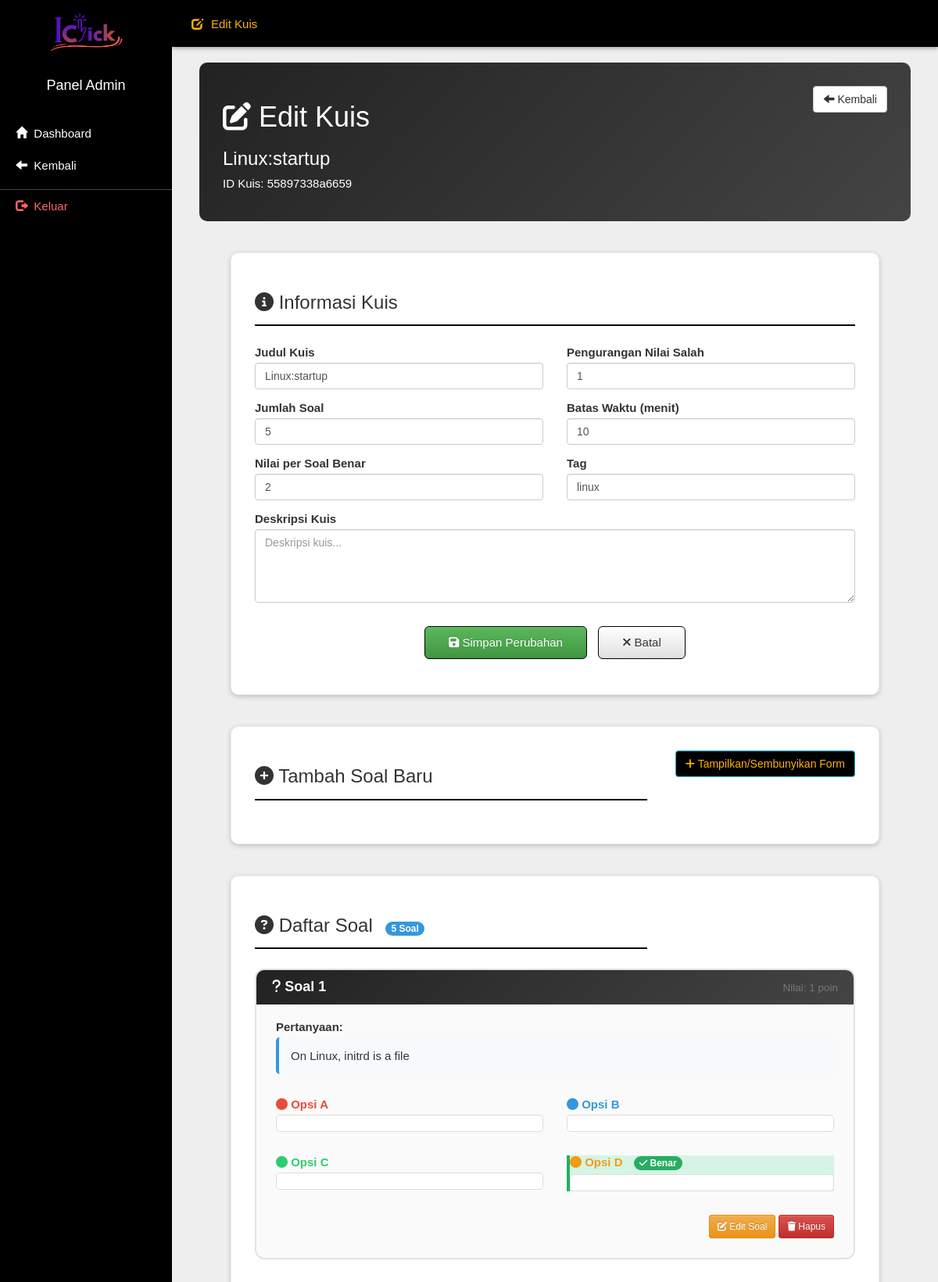
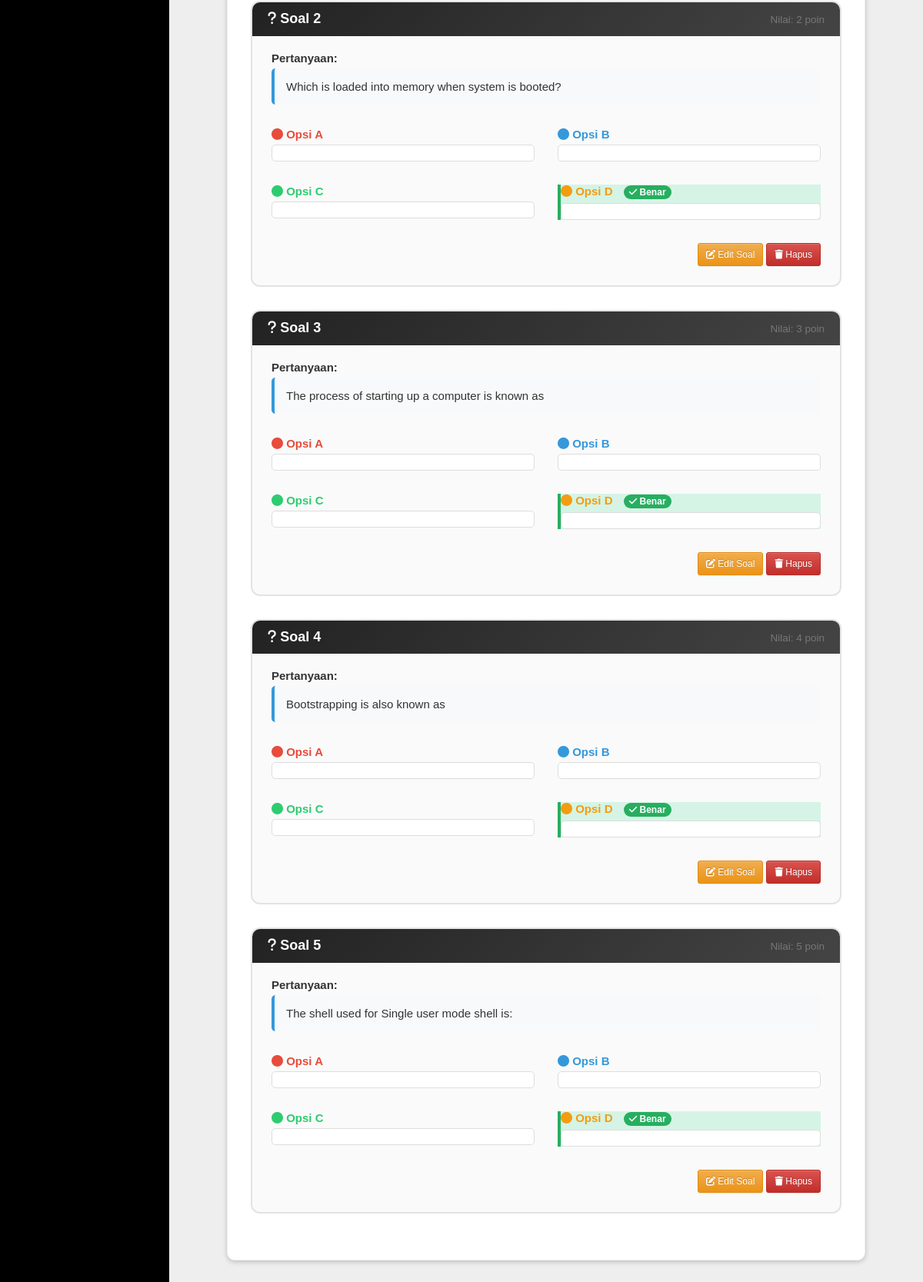
Screenshot of /edit_quiz.php?eid=55897338a6659 (signed in) with the database file from the repository (2 pictures, top to bottom).
### tables this page shows
CREATE TABLE IF NOT EXISTS `quiz` (
  `eid` text NOT NULL,
  `title` varchar(100) NOT NULL,
  `sahi` int NOT NULL,
  `wrong` int NOT NULL,
  `total` int NOT NULL,
  `time` bigint NOT NULL,
  `intro` text NOT NULL,
  `tag` varchar(100) NOT NULL,
  `pembuat_role` enum('admin','guru') NOT NULL DEFAULT 'admin',
  `id_guru` int DEFAULT NULL COMMENT '''NULL jika dibuat admin, berisi id_guru jika dibuat guru''',
  `date` timestamp NOT NULL DEFAULT CURRENT_TIMESTAMP ON UPDATE CURRENT_TIMESTAMP,
  KEY `FK_quiz_guru` (`id_guru`),
  CONSTRAINT `FK_quiz_guru` FOREIGN KEY (`id_guru`) REFERENCES `guru` (`id_guru`)
);

CREATE TABLE IF NOT EXISTS `questions` (
  `qid` text NOT NULL,
  `eid` text NOT NULL,
  `qns` text NOT NULL,
  `optionA` varchar(500) NOT NULL,
  `optionB` varchar(500) NOT NULL,
  `optionC` varchar(500) NOT NULL,
  `optionD` varchar(500) NOT NULL,
  `answer` enum('a','b','c','d') NOT NULL,
  `sn` int NOT NULL
);

### edit_quiz.php (the view, shortened to what this page needs)
<?php
include_once 'dbConnection.php';
$eid = isset($_GET['eid']) ? mysqli_real_escape_string($con, $_GET['eid']) : '';
$quiz_query = mysqli_query($con, "SELECT * FROM quiz WHERE eid='$eid'");
$quiz = mysqli_fetch_array($quiz_query);
$questions_query = mysqli_query($con, "SELECT * FROM questions WHERE eid='$eid' ORDER BY qid");
$total_questions = mysqli_num_rows($questions_query);
?>
<!DOCTYPE html>
<html lang="id">
<head>
    <link rel="stylesheet" href="https://cdnjs.cloudflare.com/ajax/libs/font-awesome/6.5.0/css/all.min.css">
    <link rel="stylesheet" href="css/bootstrap.min.css"/>
    <link rel="stylesheet" href="css/bootstrap-theme.min.css"/>
    <link rel="stylesheet" href="css/main.css">
    <link rel="stylesheet" href="css/font.css">
</head>
<body style="background:#eee;">
<header style="
    position: fixed;
    top: 0;
    left: 220px;
    width: calc(100% - 220px);
    height: 60px;
    background-color: black;
    color: white;
    display: flex;
    align-items: center;
    justify-content: space-between;
    padding: 0 25px;
    box-shadow: 0 2px 5px rgba(0,0,0,0.3);
    z-index: 999;
">
    <div style="display: flex; align-items: center; gap: 10px;">
        <span style="color:#ffb300" class="glyphicon glyphicon-edit"></span>
        <span style="color:#ffb300">Edit Kuis</span>
    </div>
</header>
<nav style="
    position: fixed;
    top: 0;
    left: 0;
    height: 100%;
    width: 220px;
    background-color: black;
    padding-top: 20px;
    color: white;
    overflow-y: auto;
    z-index: 1000;
">
    <div style="text-align:center; margin-bottom:30px;">
        <img src="image/logo.png" alt="Logo" style="width:100px; height:100px; margin-top:-30px;">
        <h4 style="margin-top:10px; color:#fff;">Panel Admin</h4>
    </div>
    <ul style="list-style:none; padding:0; margin:0; margin-top:30px;">
        <li>
            <a href="dash.php?q=0" style="display:block; padding:12px 20px; color:white; text-decoration:none;">
                <span class="glyphicon glyphicon-home"></span>&nbsp; Dashboard
            </a>
        </li>
        <li>
            <a href="dash.php?q=5" style="display:block; padding:12px 20px; color:white; text-decoration:none;">
                <span class="glyphicon glyphicon-arrow-left"></span>&nbsp; Kembali
            </a>
        </li>
        <li style="border-top:1px solid #444; margin-top:10px;">
            <a href="logout.php?q=dash.php" style="display:block; padding:12px 20px; color:#f66; text-decoration:none;">
                <span class="glyphicon glyphicon-log-out"></span>&nbsp; Keluar
            </a>
        </li>
    </ul>
</nav>
<div class="main-content">
    <div class="container-fluid">
        <div class="quiz-header" style= "background:linear-gradient(135deg, #222, #444)">
            <div class="row">
                <div class="col-md-8">
                    <h1><i class="fas fa-edit"></i> Edit Kuis</h1>
                    <h3><?= htmlspecialchars($quiz['title']) ?></h3>
                    <p>ID Kuis: <?= $quiz['eid'] ?></p>
                </div>
                <div class="col-md-4 text-right">
                    <div class="btn-group">
                        <a href="dash.php?q=5" class="btn btn-default" style="background:white; color:#333;">
                            <i class="glyphicon glyphicon-arrow-left"></i> Kembali
                        </a>
                    </div>
                </div>
            </div>
        </div>
        <div class="panel" style="background:white; border-radius:10px; padding:30px; box-shadow:0 2px 6px rgba(0,0,0,0.2); margin-bottom:30px;">
            <h3 style="color:#333; border-bottom:2px solid black; padding-bottom:15px; margin-bottom:25px;">
                <i class="fas fa-info-circle"></i> Informasi Kuis
            </h3>
            <form method="POST" action="">
                <div class="row">
                    <div class="col-md-6">
                        <div class="form-group">
                            <label for="title"><b>Judul Kuis</b></label>
                            <input type="text" id="title" name="title" class="form-control"
                                   value="<?= htmlspecialchars($quiz['title']) ?>" required>
                        </div>
                        <div class="form-group">
                            <label for="total"><b>Jumlah Soal</b></label>
                            <input type="number" id="total" name="total" class="form-control"
                                   value="<?= $quiz['total'] ?>" min="1" required>
                        </div>
                        <div class="form-group">
                            <label for="sahi"><b>Nilai per Soal Benar</b></label>
                            <input type="number" id="sahi" name="sahi" class="form-control"
                                   value="<?= $quiz['sahi'] ?>" min="1" required>
                        </div>
                    </div>
                    <div class="col-md-6">
                        <div class="form-group">
                            <label for="wrong"><b>Pengurangan Nilai Salah</b></label>
                            <input type="number" id="wrong" name="wrong" class="form-control"
                                   value="<?= $quiz['wrong'] ?>" min="0" required>
                        </div>
                        <div class="form-group">
                            <label for="time"><b>Batas Waktu (menit)</b></label>
                            <input type="number" id="time" name="time" class="form-control"
                                   value="<?= $quiz['time'] ?>" min="1" required>
                        </div>
                        <div class="form-group">
                            <label for="tag"><b>Tag</b></label>
                            <input type="text" id="tag" name="tag" class="form-control"
                                   value="<?= htmlspecialchars($quiz['tag']) ?>" placeholder="#matematika #ujian">
                        </div>
                    </div>
                </div>
                <div class="form-group">
                    <label for="desc"><b>Deskripsi Kuis</b></label>
                    <textarea id="desc" name="desc" class="form-control" rows="4"
                              placeholder="Deskripsi kuis..."><?= htmlspecialchars($quiz['intro']) ?></textarea>
                </div>
                <div class="form-group text-center" style="margin-top:30px;">
                    <button type="submit" class="btn btn-success btn-lg" style="padding:10px 30px; font-size:15px; margin-right:5px;  border:1px solid #000;">
                        <i class="fas fa-save"></i> Simpan Perubahan
                    </button>
                    <a href="dash.php?q=5" class="btn btn-default btn-lg" style="padding:10px 30px; font-size:15px; margin-left:5px;  border:1px solid #000;">
                        <i class="fas fa-times"></i> Batal
                    </a>
                </div>
            </form>
        </div>
        <div class="panel" style="background:white; border-radius:10px; padding:30px; box-shadow:0 2px 6px rgba(0,0,0,0.2); margin-bottom:30px;">
            <div class="row">
                <div class="col-md-8">
                    <h3 style="color:#333; border-bottom:2px solid black; padding-bottom:15px; margin-bottom:25px;">
                        <i class="fas fa-plus-circle"></i> Tambah Soal Baru
                    </h3>
                </div>
                <div class="col-md-4 text-right">
                    <button type="button" class="btn btn-info" style="background:black; color:#ffb300;" onclick="toggleAddQuestionForm()">
                        <i class="fas fa-plus"></i> Tampilkan/Sembunyikan Form
                    </button>
                </div>
            </div>
        </div>
        <div class="panel" style="background:white; border-radius:10px; padding:30px; box-shadow:0 2px 6px rgba(0,0,0,0.2);">
            <div class="row">
                <div class="col-md-8">
                    <h3 style="color:#333; border-bottom:2px solid black; padding-bottom:15px; margin-bottom:25px;">
                        <i class="fas fa-question-circle"></i> Daftar Soal
                        <span class="badge" style="background:#3498db; margin-left:10px;"><?= $total_questions ?> Soal</span>
                    </h3>
                </div>
            </div>
            <?php if($total_questions > 0): ?>
                <?php
                $question_num = 1;
                while($question = mysqli_fetch_array($questions_query)):
                ?>
                    <div class="question-card">
                        <div class="question-header" style="background: linear-gradient(135deg, #222, #444);">
                            <h4 style="margin:0; font-weight:600;">
                                <i class="fas fa-question"></i> Soal <?= $question_num ?>
                                <span class="pull-right">
                                    <small>Nilai: <?= $question['sn'] ?> poin</small>
                                </span>
                            </h4>
                        </div>
                        <div class="form-group">
                            <label><b>Pertanyaan:</b></label>
                            <div style="background:#f8f9fa; padding:15px; border-radius:5px; border-left:4px solid #3498db;">
                                <?= nl2br(htmlspecialchars($question['qns'])) ?>
                            </div>
                        </div>
                        <div class="row">
                            <?php
                            $options = [
                                'a' => ['text' => $question['optionA'], 'color' => '#e74c3c'],
                                'b' => ['text' => $question['optionB'], 'color' => '#3498db'],
                                'c' => ['text' => $question['optionC'], 'color' => '#2ecc71'],
                                'd' => ['text' => $question['optionD'], 'color' => '#f39c12']
                            ];
                            foreach($options as $key => $option):
                                $is_correct = ($question['answer'] == $key);
                            ?>
                                <div class="col-md-6">
                                    <div class="option-group <?= $is_correct ? 'correct-answer' : '' ?>">
                                        <div class="option-label" style="color:<?= $option['color'] ?>;">
                                            <i class="fas fa-circle"></i> Opsi <?= strtoupper($key) ?>
                                            <?php if($is_correct): ?>
                                                <span class="badge" style="background:#27ae60; margin-left:10px;">
                                                    <i class="fas fa-check"></i> Benar
                                                </span>
                                            <?php endif; ?>
                                        </div>
                                        <div style="padding:10px; background:white; border-radius:5px; border:1px solid #ddd;">
                                        </div>
                                    </div>
                                </div>
                            <?php endforeach; ?>
                        </div>
                        <div class="text-right" style="margin-top:15px;">
                            <a href="edit_question.php?qid=<?= $question['qid'] ?>" class="btn btn-warning btn-sm">
                                <i class="fas fa-edit"></i> Edit Soal
                            </a>
                            <button type="button" class="btn btn-danger btn-sm"
                                    onclick="confirmDeleteQuestion('<?= $question['qid'] ?>', 'Soal <?= $question_num ?>')">
                                <i class="fas fa-trash"></i> Hapus
                            </button>
                        </div>
                    </div>
                <?php
                $question_num++;
                endwhile;
                ?>
            <?php endif; ?>
        </div>
    </div>
</div>
</body>
</html>

### css/main.css (style rules this page uses)
body { overflow-x: hidden; width: 100%; font: 15px "Century Gothic", "Times Roman", sans-serif; background: #eee; min-height: 550px; background-attachment: fixed; }
.panel { border-color: #eee; margin: 40px; padding: 20px; font: 15px "Century Gothic", "Times Roman", sans-serif; }

### edit_quiz.php (style rules this page uses)
.main-content { margin-left: 220px; margin-top: 60px; padding: 20px; min-height: calc(100vh - 60px); }
.quiz-header { background: linear-gradient(135deg, #667eea 0%, #764ba2 100%); color: white; padding: 30px; border-radius: 10px; margin-bottom: 30px; }
.question-card { border: 2px solid #e3e3e3; border-radius: 12px; padding: 25px; background: #fafafa; margin-bottom: 30px; transition: all 0.3s ease; }
.question-header { background: linear-gradient(135deg, #667eea 0%, #764ba2 100%); color: white; padding: 12px 20px; margin: -25px -25px 20px -25px; border-radius: 10px 10px 0 0; }
.option-group { margin: 15px 0; }
.option-label { font-weight: 600; margin-bottom: 5px; }
.correct-answer { border-left: 4px solid #27ae60; background: #d5f4e6; }

### rows the page displays
quiz: title "Linux:startup", eid "55897338a6659", total "5", sahi "2", wrong "1", time "10", tag "linux"
questions: sn "1", qns "On Linux, initrd is a file", key "A", key "B", key "C", key "D", answer "d" (drawn)
questions: sn "2", qns "Which is loaded into memory when system is booted?", key "A", key "B", key "C", key "D", answer "d" (drawn)
questions: sn "3", qns "The process of starting up a computer is known as", key "A", key "B", key "C", key "D", answer "d" (drawn)
questions: sn "4", qns "Bootstrapping is also known as", key "A", key "B", key "C", key "D", answer "d" (drawn)
questions: sn "5", qns "The shell used for Single user mode shell is:", key "A", key "B", key "C", key "D", answer "d" (drawn)

### other values shown
$total_questions "5"
